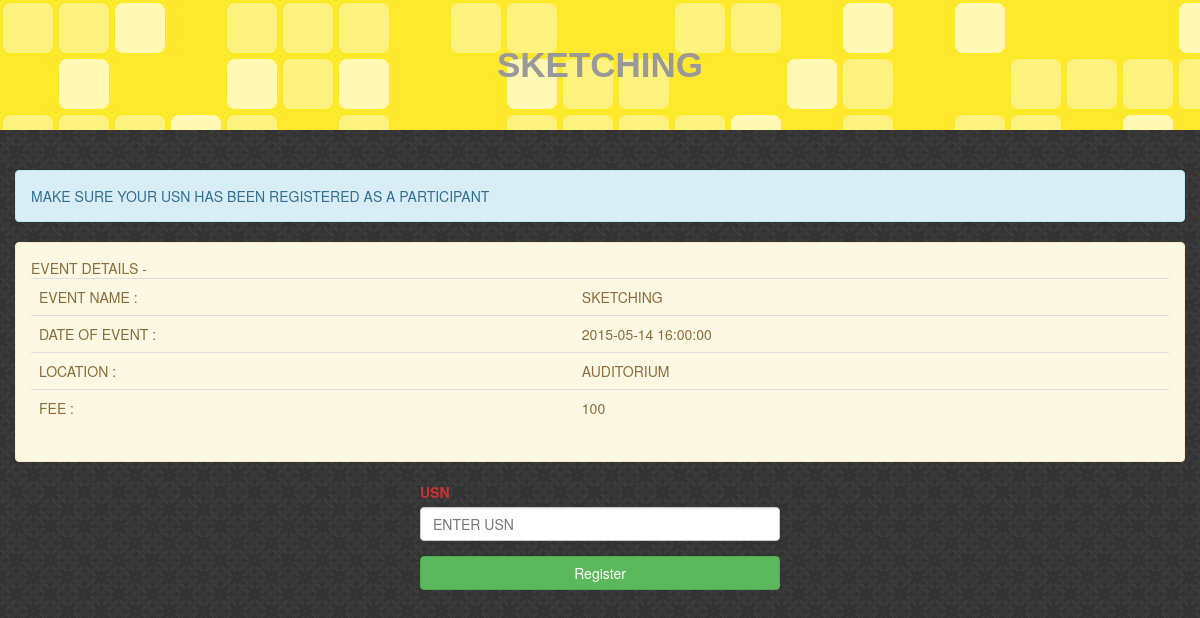
Page /project/singleEvent.php?eid=6 on the committed database.
### tables this page shows
CREATE TABLE IF NOT EXISTS `event` (
  `EID` int(11) NOT NULL,
  `ENAME` varchar(50) DEFAULT NULL,
  `ETYPE` varchar(20) DEFAULT NULL,
  `FEE` int(11) DEFAULT NULL,
  `LOCATION` varchar(50) DEFAULT NULL,
  `DT_TM` datetime DEFAULT NULL,
  `MAX_PART` int(11) DEFAULT NULL,
  `MAX_TIME` time DEFAULT NULL,
  `C_USN` varchar(15) DEFAULT NULL
);

### project/singleEvent.php (the view, shortened to what this page needs)
<!DOCTYPE html PUBLIC "-//W3C//DTD XHTML 1.0 Transitional//EN" "http://www.w3.org/TR/xhtml1/DTD/xhtml1-transitional.dtd">
<html xmlns="http://www.w3.org/1999/xhtml">
<head>
<link href="../css/styleForProject.css" type="text/css" rel="stylesheet" />
<link href="../css/bootstrap.min.css" type="text/css" rel="stylesheet" />
<?php
$eid = $_GET['eid'];
$ename_sql = "select ename from event where eid = $eid";
$ename_result = mysql_query($ename_sql);
while($row = mysql_fetch_array($ename_result)){
$ename = $row['ename'];
}
?>
</head>
<body>
<header id="pageHeader"><?php echo $ename; ?></header>
<div class="container">
<div class="row">
<div id="formBody">
<form action="<?php echo htmlspecialchars($_SERVER["PHP_SELF"]);?>?eid=<?php echo $eid;?>" method="post">
<div class="alert alert-info">Make Sure Your usn has been registered as a participant </div>
<div class="alert alert-warning">Event Details - <?php
 $sql_for_event = "select * from event where eid = $eid";
$result_event = mysql_query($sql_for_event);
echo "<table class='table'>";
while($row = mysql_fetch_array($result_event))
{
	echo "<tr><td>Event Name : </td><td>".$row[1]."</td></tr>";
	echo "<tr><td>Date Of Event : </td><td>".$row[5]."</td></tr>";
	echo "<tr><td>Location : </td><td>".$row[4]."</td></tr>";
	echo "<tr><td>Fee : </td><td>".$row[3]."</td></tr>";
}
echo "</table>";?></div>
<div class="col-sm-4 col-sm-offset-4">
<div class="form-group">
<label>Usn </label>
<input class="form-control" id="usn" name="usn" placeholder="Enter usn " onblur="checkusn()" />
</div>
</div>
<div class="col-sm-4 col-sm-offset-4">
<input class="btn btn-block btn-success" type="submit" value="Register" />
</div>
</form>
</div>
</div>
</div>
</body>
</html>

### css/styleForProject.css (style rules this page uses)
#pageHeader { background:#39F url(../img/bgImg.png) ; color:#999; text-align:center; font-size:2.5em; font-weight:900; font-family:Arial, Helvetica, sans-serif; padding:40px 0px; text-transform:uppercase; overflow:hidden; }
body { background: url(../img/dark_embroidery.png); line-height:1.618em; }
#formBody { padding:40px 0px 20px 0px; font-size:1em; text-transform:uppercase; }
#name,#usn,#section { text-transform:uppercase; }
label { text-transform:uppercase; color:#C33; }

### rows in the picture
event: ENAME "SKETCHING", DT_TM "2015-05-14 16:00:00", LOCATION "AUDITORIUM", FEE "100"
